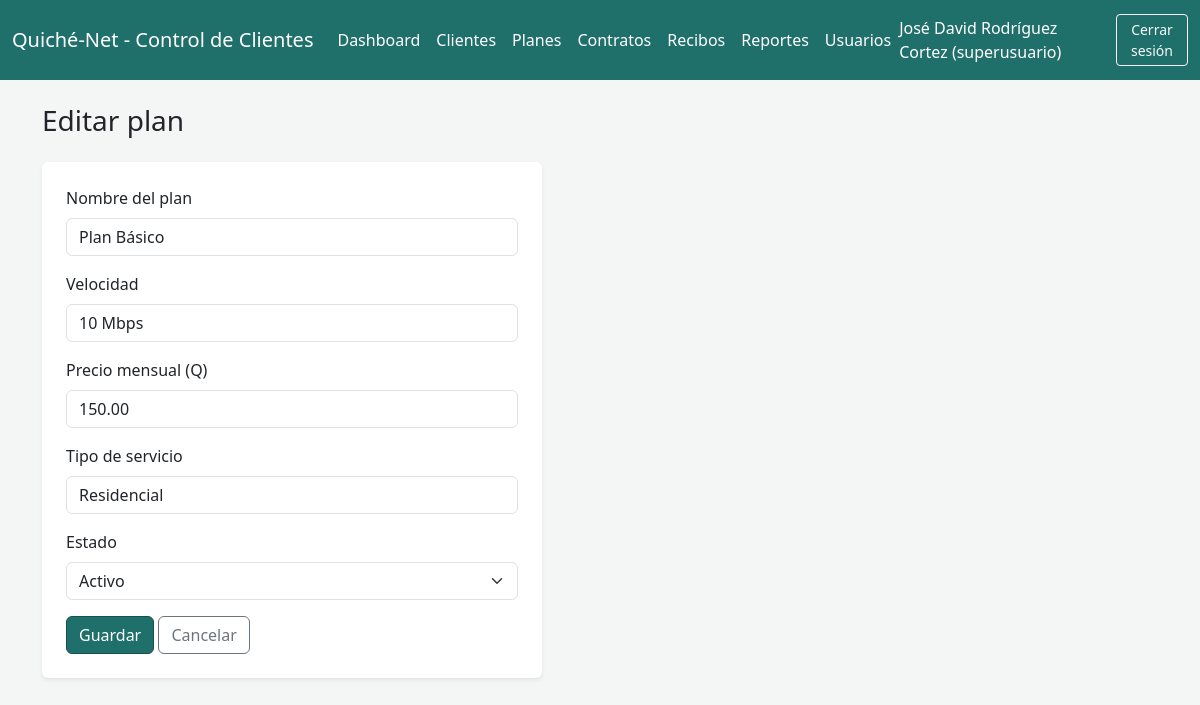
Page /planes_form.php?id=1 (signed in) on the committed database.
### tables this page shows
CREATE TABLE `planes` (
  `id` int(11) NOT NULL,
  `nombre` varchar(100) NOT NULL,
  `velocidad` varchar(50) NOT NULL,
  `precio` decimal(8,2) NOT NULL,
  `tipo_servicio` varchar(50) NOT NULL,
  `estado` enum('activo','inactivo') NOT NULL DEFAULT 'activo'
);

### config.php (called while the page is built, shortened)
<?php
function e($valor): string
{
    return htmlspecialchars((string) $valor, ENT_QUOTES, 'UTF-8');
}

### planes_form.php (the view, shortened to what this page needs)
<?php
require __DIR__ . '/config.php';
$id = isset($_GET['id']) ? (int) $_GET['id'] : null;
$plan = ['nombre' => '', 'velocidad' => '', 'precio' => '', 'tipo_servicio' => '', 'estado' => 'activo'];
if ($id) {
    $stmt = $pdo->prepare('SELECT * FROM planes WHERE id = ?');
    $stmt->execute([$id]);
    $existente = $stmt->fetch();
    $plan = $existente;
}
require __DIR__ . '/includes/header.php';
?>
<h3 class="mb-4"><?= $id ? 'Editar plan' : 'Nuevo plan' ?></h3>
<form method="post" class="bg-white p-4 rounded shadow-sm" style="max-width: 500px;">
    <div class="mb-3">
        <label class="form-label">Nombre del plan</label>
        <input type="text" name="nombre" class="form-control" value="<?= e($plan['nombre']) ?>" required>
    </div>
    <div class="mb-3">
        <label class="form-label">Velocidad</label>
        <input type="text" name="velocidad" class="form-control" placeholder="Ej. 30 Mbps" value="<?= e($plan['velocidad']) ?>" required>
    </div>
    <div class="mb-3">
        <label class="form-label">Precio mensual (Q)</label>
        <input type="text" name="precio" class="form-control" value="<?= e($plan['precio']) ?>" required>
    </div>
    <div class="mb-3">
        <label class="form-label">Tipo de servicio</label>
        <input type="text" name="tipo_servicio" class="form-control" placeholder="Residencial / Empresarial" value="<?= e($plan['tipo_servicio']) ?>">
    </div>
    <div class="mb-3">
        <label class="form-label">Estado</label>
        <select name="estado" class="form-select">
            <option value="activo" <?= $plan['estado'] === 'activo' ? 'selected' : '' ?>>Activo</option>
        </select>
    </div>
    <button type="submit" class="btn btn-isp">Guardar</button>
    <a href="planes_listar.php" class="btn btn-outline-secondary">Cancelar</a>
</form>
<?php require __DIR__ . '/includes/footer.php'; ?>

### assets/css/style.css (style rules this page uses)
:root { --color-primario: #1f6f6b; --color-primario-oscuro: #16514e; --color-claro: #e7f3f2; }
body { background-color: #f4f6f6; }
.btn-isp { background-color: var(--color-primario); border-color: var(--color-primario-oscuro); color: #fff; }

### rows in the picture
planes: nombre "Plan Básico", velocidad "10 Mbps", precio "150.00", tipo_servicio "Residencial", estado "Activo"

### other values in the picture
$_SESSION['usuario_nombre'] "José David Rodríguez Cortez"
$_SESSION['usuario_rol'] "superusuario"
